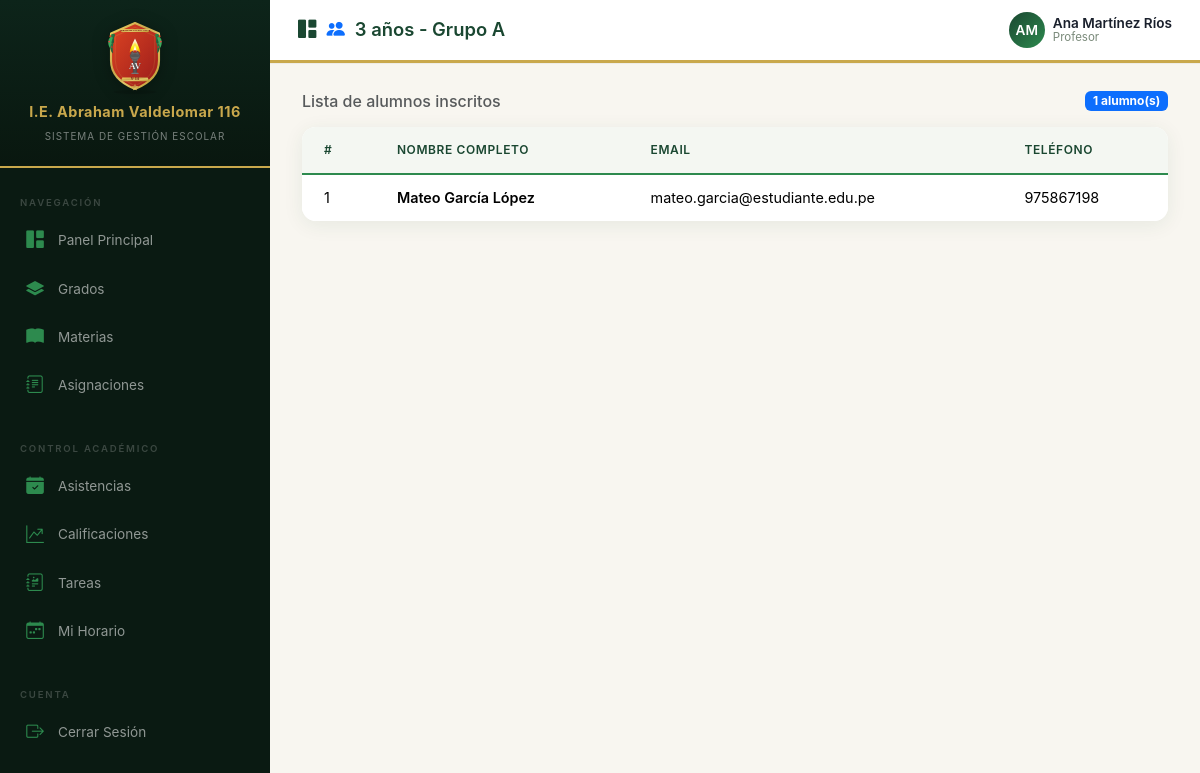
The page /academico/grupos/2/alumnos/ (signed in) on the database its author committed.
### academico/models.py (models this page shows, shortened)
class Grupo(models.Model):
    nombre = models.CharField(max_length=10, help_text="Ej: A, B, C, Único")
    grado = models.ForeignKey(Grado, on_delete=models.CASCADE, related_name='grupos')
    class Meta:
        verbose_name = 'Grupo'
        verbose_name_plural = 'Grupos'
    def __str__(self):
        return f"{self.grado.nombre} - Grupo {self.nombre}"

class Grado(models.Model):
    nombre = models.CharField(max_length=100)
    nivel = models.CharField(max_length=50, choices=[
        ('preescolar', 'Preescolar'),
        ('primaria', 'Primaria'),
        ('secundaria', 'Secundaria'),
    ])
    orden = models.IntegerField(help_text="Orden del grado (1, 2, 3, etc.)")
    class Meta:
        verbose_name = 'Grado'
        verbose_name_plural = 'Grados'
        ordering = ['nivel', 'orden']

class Inscripcion(models.Model):
    alumno = models.ForeignKey(
        settings.AUTH_USER_MODEL,
        on_delete=models.CASCADE,
        related_name='inscripciones',
        limit_choices_to={'rol': 'alumno'},
    )
    grupo = models.ForeignKey(Grupo, on_delete=models.CASCADE, related_name='inscripciones')
    fecha_inscripcion = models.DateField(auto_now_add=True)
    activo = models.BooleanField(default=True)
    class Meta:
        verbose_name = 'Inscripción'
        verbose_name_plural = 'Inscripciones'
        unique_together = ['alumno', 'grupo']

### usuarios/models.py (models this page shows, shortened)
class Usuario(AbstractUser):
    TIPO_USUARIO = [
        ('admin', 'Administrador'),
        ('director', 'Director'),
        ('profesor', 'Profesor'),
        ('alumno', 'Alumno'),
        ('padre', 'Padre de Familia'),
    ]
    rol = models.CharField(max_length=20, choices=TIPO_USUARIO, default='alumno')
    dni = models.CharField(max_length=8, unique=True, blank=True, null=True, verbose_name='DNI')
    telefono = models.CharField(max_length=15, blank=True, null=True)
    direccion = models.TextField(blank=True, null=True)
    foto = models.ImageField(upload_to='fotos/', blank=True, null=True)
    especialidad = models.CharField(max_length=200, blank=True, null=True, verbose_name='Especialidad')
    titulo_profesional = models.CharField(max_length=200, blank=True, null=True, verbose_name='Título Profesional')
    fecha_nacimiento = models.DateField(blank=True, null=True, verbose_name='Fecha de Nacimiento')
    class Meta:
        verbose_name = 'Usuario'
        verbose_name_plural = 'Usuarios'

### academico/views.py (the view)
# urls.py: path('grupos/<int:grupo_id>/alumnos/', views.alumnos_por_grupo, name='alumnos_por_grupo'),
@login_required
def alumnos_por_grupo(request, grupo_id):
    grupo = get_object_or_404(Grupo, id=grupo_id)
    inscripciones = Inscripcion.objects.filter(grupo=grupo, activo=True).select_related('alumno')
    return render(request, 'academico/alumnos_grupo.html', {
        'grupo': grupo,
        'inscripciones': inscripciones,
    })

### templates/academico/alumnos_grupo.html (shortened to what this page needs)
{% extends 'base.html' %}
{% block page_title %}<i class="bi bi-people-fill text-primary"></i> {{ grupo }}{% endblock %}
{% block content %}
{% with section='grupos' icon='people-fill' %}
<div class="d-flex justify-content-between align-items-center mb-3 fade-in">
    <h6 class="text-muted mb-0">Lista de alumnos inscritos</h6>
    <span class="badge bg-primary">{{ inscripciones|length }} alumno(s)</span>
</div>
<div class="table-container fade-in">
    <table class="table">
        <thead>
            <tr><th>#</th><th>Nombre Completo</th><th>Email</th><th>Teléfono</th></tr>
        </thead>
        <tbody>
            {% for insc in inscripciones %}
            <tr>
                <td>{{ forloop.counter }}</td>
                <td class="fw-semibold">{{ insc.alumno.get_full_name }}</td>
                <td>{{ insc.alumno.email|default:"<span class='text-muted'>—</span>" }}</td>
                <td>{{ insc.alumno.telefono|default:"<span class='text-muted'>—</span>" }}</td>
            </tr>
            {% endfor %}
        </tbody>
    </table>
</div>
{% endwith %}
{% endblock %}

### templates/base.html (shortened to what this page needs)
<!DOCTYPE html>
<html lang="es">
<head>
    <link href="https://cdn.jsdelivr.net/npm/bootstrap@5.3.3/dist/css/bootstrap.min.css" rel="stylesheet">
    <link rel="stylesheet" href="https://cdn.jsdelivr.net/npm/bootstrap-icons@1.11.3/font/bootstrap-icons.min.css">
    <link rel="stylesheet" href="/static/css/styles.css">
</head>
<body>
{% if user.is_authenticated %}
<div class="wrapper">
    <nav class="sidebar" id="sidebar">
        <div class="sidebar-header">
            <img src="/static/img/escudo.svg" alt="Escudo" class="escudo-img">
            <h3>I.E. Abraham Valdelomar 116</h3>
            <small>Sistema de Gestión Escolar</small>
        </div>
        <div class="sidebar-menu">
            {% if user.rol == 'alumno' %}
            <ul class="nav flex-column">
                <li class="nav-item active">
                    <a class="nav-link" href="{% url 'home' %}">
                        <i class="bi bi-house-fill"></i> Inicio
                    </a>
                </li>
            </ul>
            <div class="menu-label">Académico</div>
            <ul class="nav flex-column">
                <li class="nav-item">
                    <a class="nav-link" href="{% url 'mis_cursos' %}">
                        <i class="bi bi-briefcase-fill"></i> Mis Cursos
                    </a>
                </li>
                <li class="nav-item">
                    <a class="nav-link" href="{% url 'plan_estudios' %}">
                        <i class="bi bi-journal-bookmark-fill"></i> Plan de Estudios
                    </a>
                </li>
                <li class="nav-item">
                    <a class="nav-link" href="{% url 'mis_horarios' %}">
                        <i class="bi bi-clock-fill"></i> Mi Horario
                    </a>
                </li>
                <li class="nav-item">
                    <a class="nav-link" href="{% url 'lista_calificaciones' %}">
                        <i class="bi bi-star-fill"></i> Mis Notas
                    </a>
                </li>
                <li class="nav-item">
                    <a class="nav-link" href="{% url 'mis_asistencias' %}">
                        <i class="bi bi-clipboard2-check-fill"></i> Mi Asistencia
                    </a>
                </li>
                <li class="nav-item">
                    <a class="nav-link" href="{% url 'lista_tareas' %}">
                        <i class="bi bi-journal-text"></i> Tareas
                    </a>
                </li>
                <li class="nav-item">
                    <a class="nav-link" href="{% url 'lista_materias' %}">
                        <i class="bi bi-box-seam-fill"></i> Materiales
                    </a>
                </li>
            </ul>
            <div class="menu-label">Formación</div>
            <ul class="nav flex-column">
                <li class="nav-item">
                    <a class="nav-link disabled" href="#" tabindex="-1" aria-disabled="true" style="opacity:0.45;">
                        <i class="bi bi-heart-fill"></i> Conducta
                    </a>
                </li>
                <li class="nav-item">
                    <a class="nav-link disabled" href="#" tabindex="-1" aria-disabled="true" style="opacity:0.45;">
                        <i class="bi bi-award-fill"></i> Logros
                    </a>
                </li>
            </ul>
            <div class="menu-label">Comunicación</div>
            <ul class="nav flex-column">
                <li class="nav-item">
                    <a class="nav-link disabled" href="#" tabindex="-1" aria-disabled="true" style="opacity:0.45;">
                        <i class="bi bi-megaphone-fill"></i> Comunicados
                    </a>
                </li>
                <li class="nav-item">
                    <a class="nav-link disabled" href="#" tabindex="-1" aria-disabled="true" style="opacity:0.45;">
                        <i class="bi bi-chat-dots-fill"></i> Mensajes
                    </a>
                </li>
            </ul>
            <div class="menu-label">Cuenta</div>
            <ul class="nav flex-column">
                <li class="nav-item">
                    <a class="nav-link" href="{% url 'perfil' %}">
                        <i class="bi bi-person-fill"></i> Mi Perfil
                    </a>
                </li>
                <li class="nav-item">
                    <a class="nav-link disabled" href="#" tabindex="-1" aria-disabled="true" style="opacity:0.45;">
                        <i class="bi bi-gear-fill"></i> Configuración
                    </a>
                </li>
            </ul>
            <div class="sidebar-logout mt-auto">
                <form method="post" action="{% url 'logout' %}" class="d-inline w-100">
                    {% csrf_token %}
                    <button type="submit" class="sidebar-logout-btn">
                        <i class="bi bi-box-arrow-right"></i> Cerrar Sesión
                    </button>
                </form>
            </div>
            {% else %}
            <div class="menu-label">Navegación</div>
            <ul class="nav flex-column">
                <li class="nav-item">
                    <a class="nav-link" href="{% url 'home' %}">
                        <i class="bi bi-grid-1x2-fill"></i> Panel Principal
                    </a>
                </li>
                {% if user.rol == 'admin' or user.rol == 'director' or user.rol == 'profesor' %}
                <li class="nav-item">
                    <a class="nav-link" href="{% url 'lista_grados' %}">
                        <i class="bi bi-layers-fill"></i> Grados
                    </a>
                </li>
                {% endif %}
                <li class="nav-item">
                    <a class="nav-link" href="{% url 'lista_materias' %}">
                        <i class="bi bi-book-fill"></i> Materias
                    </a>
                </li>
                <li class="nav-item">
                    <a class="nav-link" href="{% url 'lista_asignaciones' %}">
                        <i class="bi bi-journal-text"></i> Asignaciones
                    </a>
                </li>
            </ul>
            <div class="menu-label mt-3">Control Académico</div>
            <ul class="nav flex-column">
                {% if user.rol == 'profesor' or user.rol == 'admin' or user.rol == 'director' %}
                <li class="nav-item">
                    <a class="nav-link" href="{% url 'lista_asistencias' %}">
                        <i class="bi bi-calendar-check-fill"></i> Asistencias
                    </a>
                </li>
                <li class="nav-item">
                    <a class="nav-link" href="{% url 'lista_calificaciones' %}">
                        <i class="bi bi-graph-up-arrow"></i> Calificaciones
                    </a>
                </li>
                {% endif %}
                <li class="nav-item">
                    <a class="nav-link" href="{% url 'lista_tareas' %}">
                        <i class="bi bi-journal-richtext"></i> Tareas
                    </a>
                </li>
                {% if user.rol == 'profesor' %}
                <li class="nav-item">
                    <a class="nav-link" href="{% url 'mis_horarios' %}">
                        <i class="bi bi-calendar-week"></i> Mi Horario
                    </a>
                </li>
                {% endif %}
            </ul>
            <div class="menu-label mt-3">Cuenta</div>
            <ul class="nav flex-column">
                <li class="nav-item">
                    <form method="post" action="{% url 'logout' %}" class="d-inline w-100">
                        <button type="submit" class="nav-link w-100 text-start" style="background:none;border:none;">
                            <i class="bi bi-box-arrow-right"></i> Cerrar Sesión
                        </button>
                    </form>
                </li>
            </ul>
            {% endif %}
        </div>
    </nav>
    <div class="content">
        <nav class="top-navbar">
            <div class="d-flex align-items-center gap-3">
                <div class="page-title">
                    <i class="bi bi-{{ icon|default:'grid-1x2-fill' }}"></i>
                    {% block page_title %}Panel Principal{% endblock %}
                </div>
            </div>
            <div class="user-dropdown dropdown">
                <div class="d-flex align-items-center gap-2" data-bs-toggle="dropdown">
                    <div class="user-avatar">
                        {{ user.first_name|first|upper }}{{ user.last_name|first|upper }}
                    </div>
                    <div class="user-info d-none d-md-block">
                        <div class="user-name">{{ user.get_full_name|default:user.username }}</div>
                        <div class="user-role">{{ user.get_rol_display }}</div>
                    </div>
                </div>
            </div>
        </nav>
        <main class="main-content">
            {% block content %}{% endblock %}
        </main>
    </div>
</div>
{% else %}
    {% block auth_content %}{% endblock %}
{% endif %}
</body>
</html>

### static/css/styles.css (style rules this page uses)
* { margin: 0; padding: 0; box-sizing: border-box; }
body { font-family: 'Inter', 'Segoe UI', system-ui, -apple-system, sans-serif; background: var(--cream); color: var(--text); overflow-x: hidden; -webkit-font-smoothing: antialiased; }
.wrapper { display: flex; min-height: 100vh; }
.sidebar { width: var(--sidebar-width); background: var(--sidebar-bg); position: fixed; top: 0; left: 0; height: 100vh; z-index: 1000; transition: var(--transition); overflow-y: auto; }
.sidebar-header { padding: 20px 16px; text-align: center; background: linear-gradient(180deg, #0d241a 0%, #09170f 100%); border-bottom: 2px solid var(--gold); }
.sidebar-header .escudo-img { width: 60px; height: auto; margin-bottom: 8px; filter: drop-shadow(0 2px 8px rgba(0,0,0,0.3)); }
.sidebar-header h3 { color: var(--gold); font-weight: 700; font-size: 0.9rem; margin: 0; letter-spacing: 0.5px; line-height: 1.3; }
.sidebar-header small { color: rgba(255,255,255,0.45); font-size: 0.62rem; letter-spacing: 1px; text-transform: uppercase; }
.sidebar-menu { padding: 12px 0; display: flex; flex-direction: column; flex: 1; overflow-y: auto; }
.sidebar .menu-label { color: rgba(255,255,255,0.2); text-transform: uppercase; font-size: 0.6rem; letter-spacing: 1.8px; padding: 16px 20px 6px; font-weight: 600; }
.sidebar .nav-item { margin: 2px 10px; border-radius: 8px; transition: var(--transition); }
.sidebar .nav-link { color: rgba(255,255,255,0.55); padding: 9px 14px; display: flex; align-items: center; gap: 12px; font-size: 0.85rem; font-weight: 400; text-decoration: none; transition: var(--transition); }
.sidebar .nav-link i { font-size: 1.1rem; width: 22px; text-align: center; color: var(--emerald); }
.top-navbar { background: #fff; padding: 12px 28px; box-shadow: 0 1px 0 rgba(0,0,0,0.04); display: flex; justify-content: space-between; align-items: center; position: sticky; top: 0; z-index: 999; border-bottom: 3px solid var(--gold); }
.page-title { font-size: 1.15rem; font-weight: 600; color: var(--primary); display: flex; align-items: center; gap: 10px; }
.user-dropdown { display: flex; align-items: center; gap: 12px; cursor: pointer; }
.user-avatar { width: 36px; height: 36px; border-radius: 50%; background: linear-gradient(135deg, var(--primary), var(--emerald)); color: #fff; display: flex; align-items: center; justify-content: center; font-weight: 600; font-size: 0.85rem; }
.user-info { line-height: 1.2; }
.user-name { font-weight: 600; font-size: 0.85rem; color: #1a202c; }
.user-role { font-size: 0.72rem; color: var(--text-light); text-transform: capitalize; }
.content { margin-left: var(--sidebar-width); flex: 1; min-height: 100vh; }
.main-content { padding: 28px 32px; }
.table-container { background: #fff; border-radius: 14px; box-shadow: var(--card-shadow); overflow: hidden; }
.table-container .table { margin: 0; }
.table thead th { background: #f4f7f2; color: var(--primary); font-weight: 600; font-size: 0.75rem; text-transform: uppercase; letter-spacing: 0.6px; padding: 14px 22px; border-bottom: 2px solid var(--emerald); }
.table tbody td { padding: 12px 22px; vertical-align: middle; border-bottom: 1px solid #f0ece0; font-size: 0.9rem; }
.table tbody tr:last-child td { border-bottom: none; }
.fade-in { animation: fadeInUp 0.5s ease forwards; }

### rows shown on the page
Grupo: grado+nombre "3 años - Grupo A"
Usuario: first_name|first "A", last_name|first "M", get_full_name "Ana Martínez Ríos", rol "Profesor"
Inscripcion: alumno.get_full_name "Mateo García López", alumno.email "mateo.garcia@estudiante.edu.pe", alumno.telefono "975867198"

### other values the page prints
{{ inscripciones|length }} "1"
